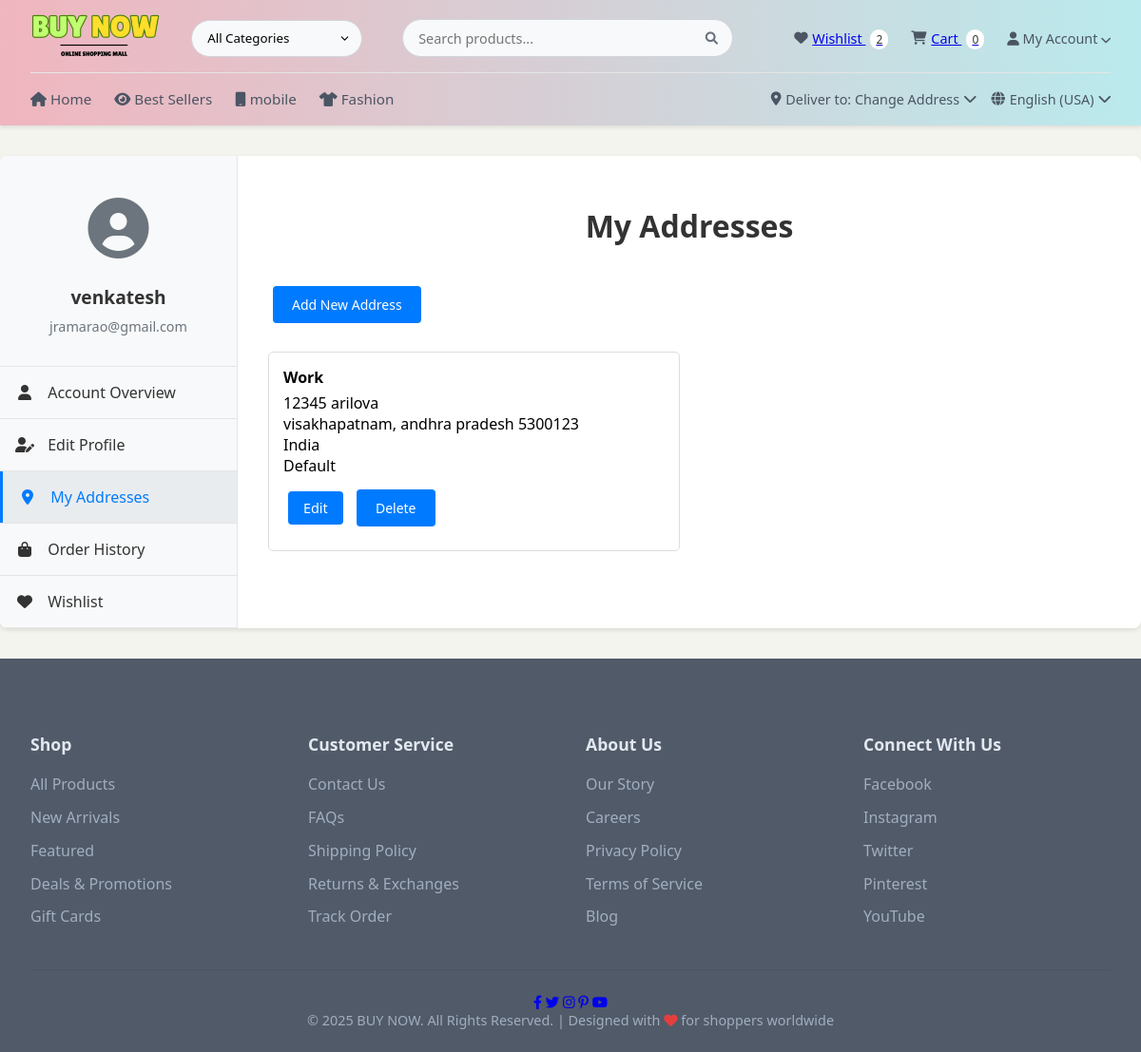
Screenshot of /my-account/addresses/ (signed in) with the database file from the repository.
### shop/models.py (models this page shows, shortened)
class CustomerAddress(models.Model):
    user = models.ForeignKey(User, on_delete=models.CASCADE)
    address_type = models.CharField(max_length=20, choices=[('HOME', 'Home'), ('WORK', 'Work')])
    street = models.CharField(max_length=255)
    city = models.CharField(max_length=100)
    state = models.CharField(max_length=100)
    postal_code = models.CharField(max_length=20)
    country = models.CharField(max_length=100, default='India')
    is_default = models.BooleanField(default=False)

### shop/views.py (the view)
# urls.py: path('my-account/addresses/', views.address_list, name='address_list'),
@login_required
def address_list(request):
    addresses = CustomerAddress.objects.filter(user=request.user)
    return render(request, 'shop/account/address_list.html', {'addresses': addresses})

### shop/context_processors.py (called while the page is built)
def wishlist_count(request):
    if request.user.is_authenticated:
        wishlist, created = Wishlist.objects.get_or_create(user=request.user)
        return {'wishlist_count': wishlist.products.count()}
    return {'wishlist_count': 0}

def cart_count(request):
    if request.user.is_authenticated:
        try:
            cart = Cart.objects.get(user=request.user)
            return {'cart_count': cart.items.count()}
        except Cart.DoesNotExist:
            return {'cart_count': 0}
    return {'cart_count': 0}

### shop/templates/shop/account/address_list.html (shortened to what this page needs)
{% extends 'shop/base.html' %}
{% load static %}
{% block content %}
<div class="account-container">
    <div class="account-sidebar">
        {% include 'shop/account/account_sidebar.html' %}
    </div>
    <div class="account-content">
        <div class="address-header">
            <h2>My Addresses</h2>
            <a href="{% url 'add_address' %}" class="btn btn-add">Add New Address</a>
        </div>
        {% if addresses %}
        <div class="address-grid">
            {% for address in addresses %}
            <div class="address-card {% if address.is_default %}default{% endif %}">
                <div class="address-type">{{ address.get_address_type_display }}</div>
                <div class="address-details">
                    <p>{{ address.street }}</p>
                    <p>{{ address.city }}, {{ address.state }} {{ address.postal_code }}</p>
                    <p>{{ address.country }}</p>
                </div>
                {% if address.is_default %}
                <div class="default-badge">Default</div>
                {% endif %}
                <div class="address-actions">
                    <a href="{% url 'edit_address' address.id %}" class="btn btn-edit">Edit</a>
                    <form action="{% url 'delete_address' address.id %}" method="post" style="display: inline;">
                        <button type="submit" class="btn btn-delete">Delete</button>
                    </form>
                </div>
            </div>
            {% endfor %}
        </div>
        {% else %}
        <p>You haven't added any addresses yet.</p>
        {% endif %}
    </div>
</div>
{% endblock %}

### shop/templates/shop/account/account_sidebar.html
<div class="account-user">
    <div class="account-avatar">
        <i class="fas fa-user-circle"></i>
    </div>
    <div class="account-info">
        <h4>{{ user.username }}</h4>
        <p>{{ user.email }}</p>
    </div>
</div>
<ul class="account-menu">
    <li {% if request.resolver_match.url_name == 'my_account' %}class="active"{% endif %}>
        <a href="{% url 'my_account' %}"><i class="fas fa-user"></i> Account Overview</a>
    </li>
    <li {% if request.resolver_match.url_name == 'edit_profile' %}class="active"{% endif %}>
        <a href="{% url 'edit_profile' %}"><i class="fas fa-user-edit"></i> Edit Profile</a>
    </li>
    <li {% if request.resolver_match.url_name == 'address_list' %}class="active"{% endif %}>
        <a href="{% url 'address_list' %}"><i class="fas fa-map-marker-alt"></i> My Addresses</a>
    </li>
    <li {% if request.resolver_match.url_name == 'order_history' %}class="active"{% endif %}>
        <a href="{% url 'order_history' %}"><i class="fas fa-shopping-bag"></i> Order History</a>
    </li>
    <li {% if request.resolver_match.url_name == 'wishlist' %}class="active"{% endif %}>
        <a href="{% url 'wishlist' %}"><i class="fas fa-heart"></i> Wishlist</a>
    </li>
</ul>

### shop/static/css/base.css (style rules this page uses)
* { margin: 0; padding: 0; box-sizing: border-box; font-family: 'Segoe UI', Arial, sans-serif; }
body { background-color: #f4f4edeb; display: flex; flex-direction: column; min-height: 100vh; }

### shop/static/css/home.css (style rules this page uses)
.btn { padding: 8px 18px; border: none; border-radius: 6px; cursor: pointer; text-decoration: none; font-size: 15px; font-weight: 500; }

### shop/static/css/checkout_address.css (style rules this page uses)
.address-grid { display: grid; grid-template-columns: repeat(auto-fill, minmax(300px, 1fr)); gap: 20px; margin: 20px 0; }
.address-card { border: 1px solid #ddd; padding: 15px; border-radius: 5px; cursor: pointer; transition: all 0.3s; }
.address-type { font-weight: bold; margin-bottom: 5px; }
.btn { padding: 10px 20px; background: #007bff; color: white; border: none; border-radius: 4px; cursor: pointer; }

### shop/static/css/product_list.css (style rules this page uses)
.btn { padding: 8px 15px; border: none; border-radius: 4px; cursor: pointer; text-decoration: none; font-size: 14px; }

### shop/static/css/product_detail.css (style rules this page uses)
.btn { padding: 8px 15px; border: none; border-radius: 4px; cursor: pointer; text-decoration: none; font-size: 14px; }

### shop/static/css/wishlist.css (style rules this page uses)
.btn { padding: 8px 15px; border: none; border-radius: 4px; cursor: pointer; text-decoration: none; font-size: 14px; }

### shop/static/css/checkout_payment.css (style rules this page uses)
h2 { text-align: center; margin-bottom: 2rem; color: #333; }

### shop/static/css/order_confirmation.css (style rules this page uses)
.btn { display: inline-block; padding: 10px 20px; background: #007bff; color: white; text-decoration: none; border-radius: 4px; margin: 10px 5px; }

### shop/static/css/account.css (style rules this page uses)
.account-container { display: flex; max-width: 1200px; margin: 2rem auto; background: white; border-radius: 8px; box-shadow: 0 2px 5px rgba(0,0,0,0.1); overflow: hidden; }
.account-sidebar { width: 250px; background: #f8f9fa; border-right: 1px solid #e5e5e5; }
.account-user { padding: 2rem 1rem; text-align: center; border-bottom: 1px solid #e5e5e5; }
.account-avatar { font-size: 4rem; color: #6c757d; margin-bottom: 1rem; }
.account-info h4 { margin-bottom: 0.5rem; color: #333; }
.account-info p { color: #6c757d; font-size: 0.9rem; }
.account-menu { list-style: none; padding: 0; }
.account-menu li { border-bottom: 1px solid #e5e5e5; }
.account-menu li a { display: block; padding: 1rem; color: #333; text-decoration: none; transition: all 0.3s; }
.account-menu li a i { width: 20px; margin-right: 10px; text-align: center; }
.account-menu li.active a { background: #e9ecef; color: #007bff; border-left: 3px solid #007bff; }
.account-content { flex: 1; padding: 2rem; }
.account-content h2 { margin-bottom: 2rem; color: #333; }
.btn-edit { display: inline-block; margin-top: 1rem; padding: 0.5rem 1rem; background: #007bff; color: white; border-radius: 4px; text-decoration: none; font-size: 0.9rem; }

### shop/static/css/admin_dashboard.css (style rules this page uses)
h2, h3, h4 { color: #343a40; margin-bottom: 1rem; }
h2 { text-align: center; font-size: 2rem; margin: 20px 0; }
h4 { font-size: 1.2rem; }

### rows the page displays
CustomerAddress: address_type "Work", street "12345 arilova", city "visakhapatnam", state "andhra pradesh", postal_code "5300123", country "India", is_default "Default"

### other values shown
{{ wishlist_count }} "2"
{{ cart_count }} "0"
{{ user.username }} "venkatesh"
{{ user.email }} "jramarao@gmail.com"
